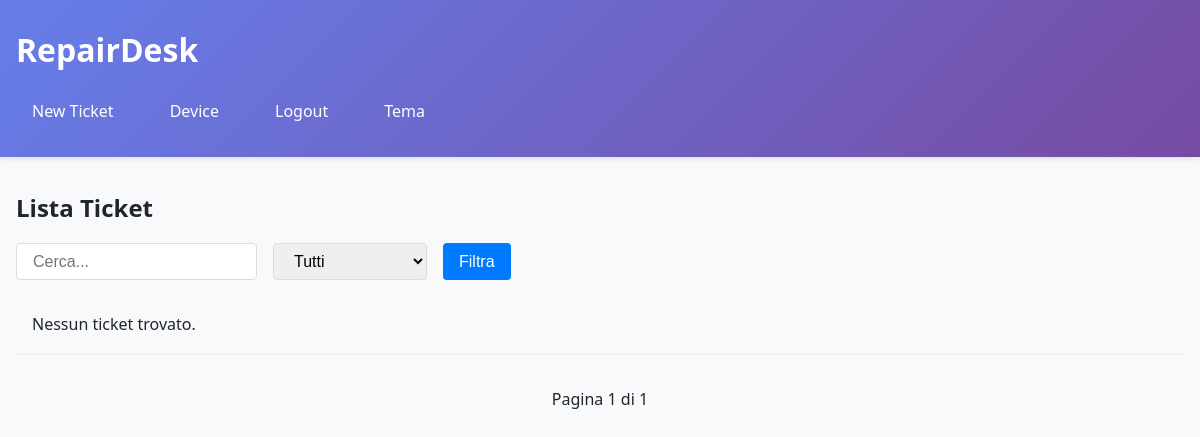
The page /tickets/ (signed in) on the database as committed earlier.
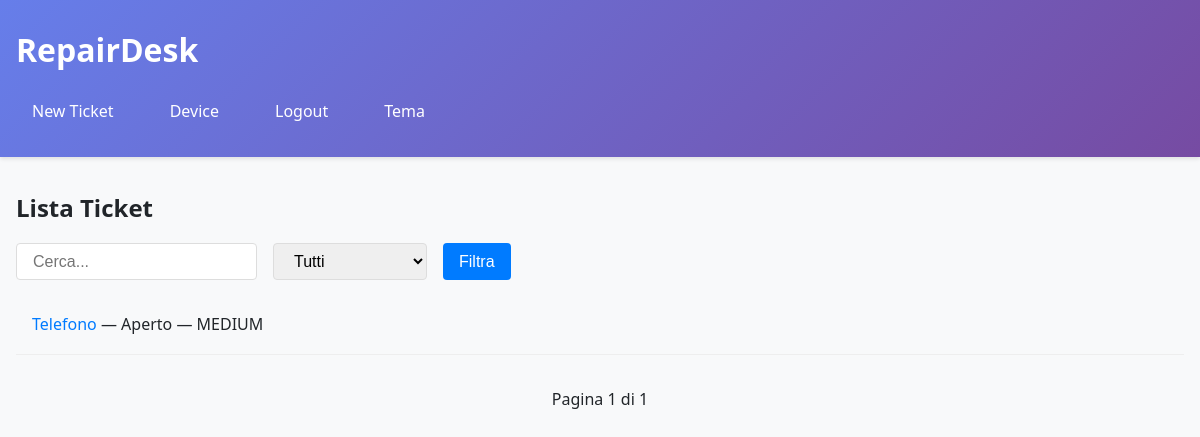
The same page on the database as committed later.
### core/models.py (models this page shows, shortened)
class Ticket(models.Model):
    STATUS_CHOICES = [
        ('OPEN', 'Aperto'),
        ('IN_PROGRESS', 'In lavorazione'),
        ('CLOSED', 'Chiuso'),
    ]
    PRIORITY_CHOICES = [
        ('LOW', 'Bassa'),
        ('MEDIUM', 'Media'),
        ('HIGH', 'Alta'),
    ]
    title = models.CharField(max_length=100)
    description = models.TextField()
    device = models.ForeignKey(Device, on_delete=models.CASCADE, related_name='tickets')
    customer = models.ForeignKey(User, on_delete=models.CASCADE, related_name='tickets_opened')
    technician = models.ForeignKey(User, on_delete=models.SET_NULL, null=True, blank=True, related_name='tickets_assigned')
    status = models.CharField(max_length=20, choices=STATUS_CHOICES, default='OPEN')
    priority = models.CharField(max_length=10, choices=PRIORITY_CHOICES, default='MEDIUM')
    created_at = models.DateTimeField(auto_now_add=True)
    updated_at = models.DateTimeField(auto_now=True)
    expected_close_date = models.DateField(null=True, blank=True)
    class Meta:
        ordering = ['-created_at']
        permissions = [
            ("view_manager_dashboard", "Può vedere la dashboard manager"),
        ]

### core/views.py (the view, shortened to what this page needs)
# urls.py: path('tickets/', views.TicketListView.as_view(), name='ticket_list'),  # ristretto
@method_decorator(login_required, name='dispatch')
class TicketListView(ListView):
    model = Ticket
    template_name = 'core/ticket_list.html'
    context_object_name = 'tickets'
    paginate_by = 5
    def get_queryset(self):
        user = self.request.user
        if user.groups.filter(name="Manager").exists():
            qs = Ticket.objects.all()
        elif user.groups.filter(name="Technician").exists():
            qs = Ticket.objects.filter(technician=user)
        else:
            qs = Ticket.objects.filter(customer=user)
        q = self.request.GET.get('q')
        status = self.request.GET.get('status')
        if status:
            qs = qs.filter(status=status)
        return qs

### core/templates/core/ticket_list.html (shortened to what this page needs)
{% extends 'core/base.html' %}
{% block content %}
<h2>Lista Ticket</h2>
<form method="get">
    <input type="text" name="q" placeholder="Cerca..." value="{{ request.GET.q }}">
    <select name="status">
        <option value="">Tutti</option>
    </select>
    <button type="submit">Filtra</button>
</form>
<ul>
    {% for ticket in tickets %}
        <li>
            <a href="{% url 'ticket_detail' ticket.pk %}">{{ ticket.title }}</a>
            — {{ ticket.get_status_display }} — {{ ticket.priority }}
        </li>
    {% empty %}
        <li>Nessun ticket trovato.</li>
    {% endfor %}
</ul>
<div class="pagination">
    <span>Pagina {{ page_obj.number }} di {{ page_obj.paginator.num_pages }}</span>
</div>
{% endblock %}

### core/templates/core/base.html (shortened to what this page needs)
{% load static %}
<!DOCTYPE html>
<html lang="it">
<head>
    <link rel="stylesheet" href="{% static 'css/style.css' %}">
</head>
<body class="{% if request.session.theme == 'dark' %}dark{% endif %}">
<header>
    <h1><a href="{% url 'home' %}">RepairDesk</a></h1>
<nav class="navbar">
    {% if user.is_authenticated %}
        {% if not request.user.groups.all.0.name == "Technician" %}
            <a href="{% url 'ticket_create' %}" class="...">New Ticket</a>
        {% endif %}
        <a href="{% url 'device_list' %}">Device</a>
        <a href="{% url 'logout' %}">Logout</a>
    {% else %}
        <a href="{% url 'login' %}">Login</a>
    {% endif %}
    <a href="{% url 'toggle_theme' %}">Tema</a>
</nav>
</header>
<main>
    {% block content %}{% endblock %}
</main>
</body>
</html>

### core/static/css/style.css (style rules this page uses)
:root { --primary: #007bff; --primary-hover: #0056b3; --secondary: #6c757d; --danger: #dc3545; --success: #28a745; --bg-light: #f8f9fa; --text-dark: #212529; --border-color: #ddd; --transition-speed: 0.3s; }
* { margin: 0; padding: 0; box-sizing: border-box; }
body { font-family: 'Segoe UI', Tahoma, Arial, sans-serif; line-height: 1.6; color: var(--text-dark); background-color: var(--bg-light); transition: background-color var(--transition-speed), color var(--transition-speed); }
a { color: var(--primary); text-decoration: none; transition: opacity var(--transition-speed); }
header { background: linear-gradient(135deg, #667eea 0%, #764ba2 100%); color: white; padding: 1.5rem 1rem; box-shadow: 0 2px 4px rgba(0, 0, 0, 0.1); }
header h1 { margin: 0 0 1rem 0; font-size: 2rem; }
header a { color: white; text-decoration: none; }
nav.navbar { display: flex; gap: 1.5rem; align-items: center; flex-wrap: wrap; }
nav.navbar a { padding: 0.5rem 1rem; border-radius: 4px; transition: background var(--transition-speed); }
main { max-width: 1200px; margin: 2rem auto; padding: 0 1rem; }
form { margin: 1rem 0; display: flex; gap: 1rem; flex-wrap: wrap; }
input, select, button { padding: 0.5rem 1rem; border: 1px solid var(--border-color); border-radius: 4px; font-size: 1rem; outline: none; transition: border-color var(--transition-speed); }
button { background: var(--primary); color: white; border: none; cursor: pointer; transition: background var(--transition-speed); }
ul { list-style: none; padding: 0; }
li { padding: 1rem; border-bottom: 1px solid #eee; transition: background 0.2s; }
.pagination { display: flex; gap: 1rem; align-items: center; justify-content: center; margin: 2rem 0; }

Rows that differ between the two databases and show on the page:
added Ticket: title "Telefono", status "Aperto", priority "MEDIUM"
Other text that changed with them:
text no longer shown: "Nessun ticket trovato."
